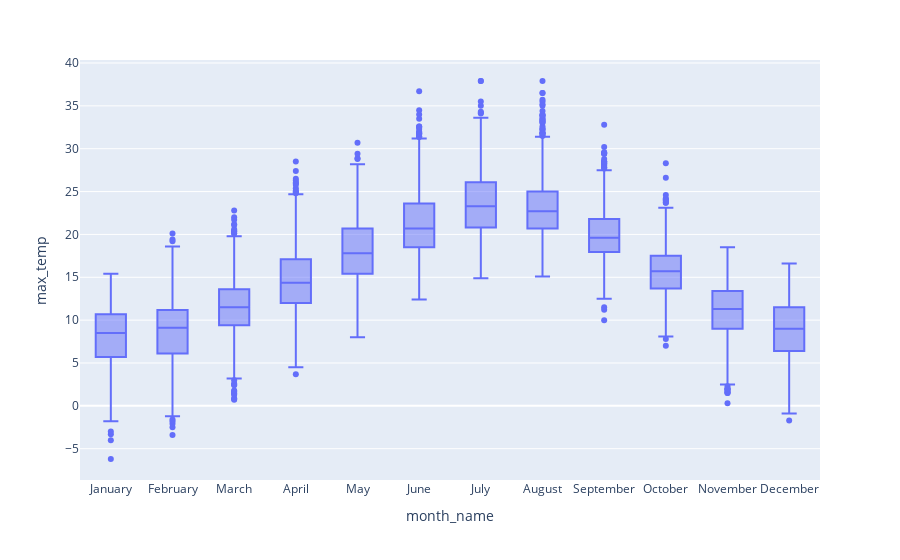

Here is the notebook cell this chart was saved with:
### Code cell
## plotting box plot of month and maximum temperature 

fig = px.box(df, x = 'month_name', y = 'max_temp')
fig.show()

### Figure 1 — Plotly figure (JSON) as saved in the notebook; plotly's stock layout.template omitted (floating-point values rounded to 4 significant figures; data arrays with more than 128 entries replaced by an {"elided": "..."} marker saying what was removed)
{"data": [{"alignmentgroup": "True", "hovertemplate": "month_name=%{x}<br>max_temp=%{y}<extra></extra>", "legendgroup": "", "marker": {"color": "#636efa"}, "name": "", "notched": false, "offsetgroup": "", "orientation": "v", "showlegend": false, "type": "box", "x": {"elided": "15341 str values"}, "x0": " ", "xaxis": "x", "y": {"elided": "15341 float values"}, "y0": " ", "yaxis": "y"}], "layout": {"boxmode": "group", "legend": {"tracegroupgap": 0}, "margin": {"t": 60}, "xaxis": {"anchor": "y", "domain": [0, 1], "title": {"text": "month_name"}}, "yaxis": {"anchor": "x", "domain": [0, 1], "title": {"text": "max_temp"}}}}
